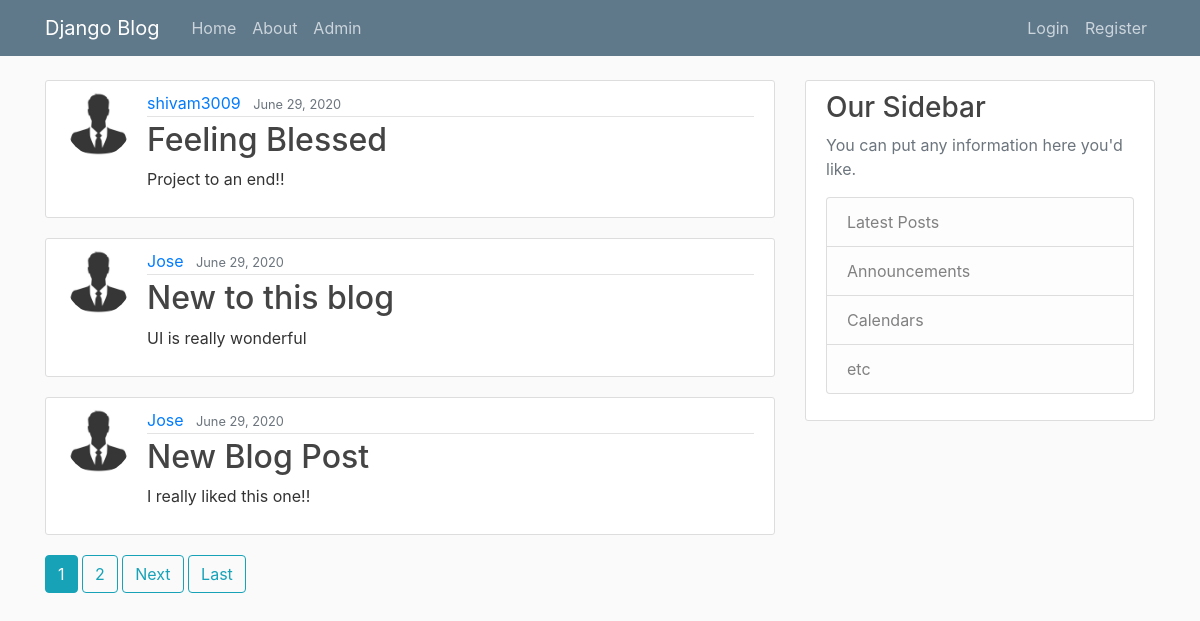
The page / on the database its author committed.
### blog/models.py (models this page shows, shortened)
class Post(models.Model):
	title = models.CharField(max_length=256)
	content = models.TextField()
	date_posted = models.DateTimeField(default = timezone.now)
	author = models.ForeignKey('auth.User',on_delete=models.CASCADE)

### users/models.py (models this page shows, shortened)
class Profile(models.Model):
	user = models.OneToOneField(User,on_delete=models.CASCADE)
	image = models.ImageField(upload_to="profile_pics",default='profile_pics/default.jpg', blank=True, null=True)

### blog/views.py (the view)
# urls.py: path('',PostListView.as_view(),name='blog-home'),
class PostListView(ListView):
	model = Post
	template_name = 'blog/home.html' #<app>/<models>_<viewtype>.html
	context_object_name = 'posts'
	ordering =['-date_posted']
	paginate_by = 3

### blog/templates/blog/home.html (shortened to what this page needs)
{% extends "blog/base.html" %}
{% block content %}
	{% for post in posts %}
		<article class="media content-section">
			<img class="rounded-circle article-img" src="{{ post.author.profile.image.url }}">
		  <div class="media-body">
		    <div class="article-metadata">
		      <a class="mr-2" href="{% url 'user-posts' post.author.username %}">{{ post.author }}</a>
		      <small class="text-muted">{{ post.date_posted|date:"F d, Y" }}</small>
		    </div>
		    <h2><a class="article-title" href="{% url 'post-detail' post.id %}">{{ post.title }}</a></h2>
		    <p class="article-content">{{ post.content }}</p>
		  </div>
		</article>
	{% endfor %}
	{% if is_paginated %}
		{% for num in page_obj.paginator.page_range %}
			{% if page_obj.number == num %}
				<a class="btn btn-info mb-4" href="?page={{ num }}">{{ num }}</a>
			{% elif num > page_obj.number|add:'-3' and num < page_obj.number|add:'3' %}
				<a class="btn btn-outline-info mb-4" href="?page={{ num }}">{{ num }}</a>
			{% endif %}
		{% endfor %}
		{% if page_obj.has_next %}
			<a class="btn btn-outline-info mb-4" href="?page={{ page_obj.next_page_number}}">Next</a>
			<a class="btn btn-outline-info mb-4" href="?page={{ page_obj.paginator.num_pages }}">Last</a>
		{% endif %}
	{% endif %}
{% endblock %}

### blog/templates/blog/base.html (shortened to what this page needs)
<!DOCTYPE html>
{% load static %}
<html>
<head>
    <link rel="stylesheet" href="https://stackpath.bootstrapcdn.com/bootstrap/4.5.0/css/bootstrap.min.css">
    <link rel="stylesheet" type="text/css" href="{% static 'blog/main.css' %}">
</head>
<body>
	<header class="site-header">
	  <nav class="navbar navbar-expand-md navbar-dark bg-steel fixed-top">
	    <div class="container">
	      <a class="navbar-brand mr-4" href="{% url 'blog-home'%}">Django Blog</a>
	      <div class="collapse navbar-collapse" id="navbarToggle">
	        <div class="navbar-nav mr-auto">
	          <a class="nav-item nav-link" href="{% url 'blog-home'%}">Home</a>
	          <a class="nav-item nav-link" href="{% url 'blog-about'%}">About</a>
	          <a class="nav-item nav-link" href="{% url 'admin:index'%}">Admin</a>
	        </div>
	        <div class="navbar-nav">
	        	{% if user.is_authenticated %}
	        		<a class="nav-item nav-link" href="{% url 'post-create' %}">New Post</a>
	        		<a class="nav-item nav-link" href="{% url 'users-profile' %}">Profile</a>
		          	<a class="nav-item nav-link" href="{% url 'logout' %}">Logout</a>
	        	{% else %}
		          <a class="nav-item nav-link" href="{% url 'login' %}">Login</a>
		          <a class="nav-item nav-link" href="{% url 'users-register' %}">Register</a>
		        {% endif %}
	        </div>
	      </div>
	    </div>
	  </nav>
	</header>
	<main role="main" class="container">
	  <div class="row">
	    <div class="col-md-8">
	      {% block content %}{% endblock %}
	    </div>
	    <div class="col-md-4">
	      <div class="content-section">
	        <h3>Our Sidebar</h3>
	        <p class='text-muted'>You can put any information here you'd like.
	          <ul class="list-group">
	            <li class="list-group-item list-group-item-light">Latest Posts</li>
	            <li class="list-group-item list-group-item-light">Announcements</li>
	            <li class="list-group-item list-group-item-light">Calendars</li>
	            <li class="list-group-item list-group-item-light">etc</li>
	          </ul>
	        </p>
	      </div>
	    </div>
	  </div>
	</main>
</body>
</html>

### blog/static/blog/main.css (style rules this page uses)
body { background: #fafafa; color: #333333; margin-top: 5rem; }
h1, h2, h3, h4, h5, h6 { color: #444444; }
ul { margin: 0; }
.bg-steel { background-color: #5f788a; }
.site-header .navbar-nav .nav-link { color: #cbd5db; }
.content-section { background: #ffffff; padding: 10px 20px; border: 1px solid #dddddd; border-radius: 3px; margin-bottom: 20px; }
.article-title { color: #444444; }
.article-content { white-space: pre-line; }
.article-img { height: 65px; width: 65px; margin-right: 16px; }
.article-metadata { padding-bottom: 1px; margin-bottom: 4px; border-bottom: 1px solid #e3e3e3 }

### rows shown on the page
Post: author.profile.image (placeholder picture), author "shivam3009", date_posted "June 29, 2020", title "Feeling Blessed", content "Project to an end!!"
Post: author.profile.image (placeholder picture), author "Jose", date_posted "June 29, 2020", title "New to this blog", content "UI is really wonderful"
Post: author.profile.image (placeholder picture), author "Jose", date_posted "June 29, 2020", title "New Blog Post", content "I really liked this one!!"

### other values the page prints
{{ num }} "1"
{{ num }} "2"
